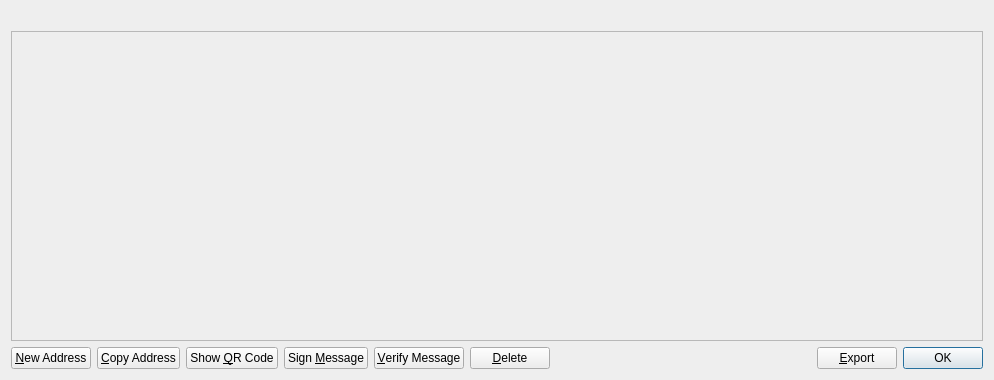
<?xml version="1.0" encoding="UTF-8"?>
<ui version="4.0">
 <class>AddressBookPage</class>
 <widget class="QWidget" name="AddressBookPage">
  <property name="geometry">
   <rect>
    <x>0</x>
    <y>0</y>
    <width>994</width>
    <height>380</height>
   </rect>
  </property>
  <property name="windowTitle">
   <string>Address Book</string>
  </property>
  <property name="styleSheet">
   <string notr="true">background-color: rgb(238, 238, 238);</string>
  </property>
  <layout class="QVBoxLayout" name="verticalLayout">
   <item>
    <widget class="QLabel" name="labelExplanation">
     <property name="textFormat">
      <enum>Qt::PlainText</enum>
     </property>
     <property name="wordWrap">
      <bool>true</bool>
     </property>
    </widget>
   </item>
   <item>
    <widget class="QTableView" name="tableView">
     <property name="contextMenuPolicy">
      <enum>Qt::CustomContextMenu</enum>
     </property>
     <property name="toolTip">
      <string>Double-click to edit address or label</string>
     </property>
     <property name="tabKeyNavigation">
      <bool>false</bool>
     </property>
     <property name="alternatingRowColors">
      <bool>true</bool>
     </property>
     <property name="selectionMode">
      <enum>QAbstractItemView::SingleSelection</enum>
     </property>
     <property name="selectionBehavior">
      <enum>QAbstractItemView::SelectRows</enum>
     </property>
     <property name="sortingEnabled">
      <bool>true</bool>
     </property>
     <attribute name="verticalHeaderVisible">
      <bool>false</bool>
     </attribute>
    </widget>
   </item>
   <item>
    <layout class="QHBoxLayout" name="horizontalLayout">
     <item>
      <widget class="QPushButton" name="newAddress">
       <property name="toolTip">
        <string>Create a new address</string>
       </property>
       <property name="text">
        <string>&amp;New Address</string>
       </property>
       <property name="icon">
        <iconset resource="../bitcoin.qrc">
         <normaloff>:/icons/add</normaloff>:/icons/add</iconset>
       </property>
      </widget>
     </item>
     <item>
      <widget class="QPushButton" name="copyAddress">
       <property name="toolTip">
        <string>Copy the currently selected address to the system clipboard</string>
       </property>
       <property name="text">
        <string>&amp;Copy Address</string>
       </property>
       <property name="icon">
        <iconset resource="../bitcoin.qrc">
         <normaloff>:/icons/editcopy</normaloff>:/icons/editcopy</iconset>
       </property>
      </widget>
     </item>
     <item>
      <widget class="QPushButton" name="showQRCode">
       <property name="text">
        <string>Show &amp;QR Code</string>
       </property>
       <property name="icon">
        <iconset resource="../bitcoin.qrc">
         <normaloff>:/icons/qrcode</normaloff>:/icons/qrcode</iconset>
       </property>
      </widget>
     </item>
     <item>
      <widget class="QPushButton" name="signMessage">
       <property name="toolTip">
        <string>&lt;html&gt;&lt;head/&gt;&lt;body&gt;&lt;p&gt;Sign a message to prove you own a fifacoin address&lt;/p&gt;&lt;/body&gt;&lt;/html&gt;</string>
       </property>
       <property name="text">
        <string>Sign &amp;Message</string>
       </property>
       <property name="icon">
        <iconset resource="../bitcoin.qrc">
         <normaloff>:/icons/edit</normaloff>:/icons/edit</iconset>
       </property>
      </widget>
     </item>
     <item>
      <widget class="QPushButton" name="verifyMessage">
       <property name="toolTip">
        <string>&lt;html&gt;&lt;head/&gt;&lt;body&gt;&lt;p&gt;Verify a message to ensure it was signed with a specified fifacoin address&lt;/p&gt;&lt;/body&gt;&lt;/html&gt;</string>
       </property>
       <property name="text">
        <string>&amp;Verify Message</string>
       </property>
       <property name="icon">
        <iconset resource="../bitcoin.qrc">
         <normaloff>:/icons/transaction_0</normaloff>:/icons/transaction_0</iconset>
       </property>
      </widget>
     </item>
     <item>
      <widget class="QPushButton" name="deleteAddress">
       <property name="toolTip">
        <string>Delete the currently selected address from the list</string>
       </property>
       <property name="text">
        <string>&amp;Delete</string>
       </property>
       <property name="icon">
        <iconset resource="../bitcoin.qrc">
         <normaloff>:/icons/remove</normaloff>:/icons/remove</iconset>
       </property>
      </widget>
     </item>
     <item>
      <spacer name="horizontalSpacer">
       <property name="orientation">
        <enum>Qt::Horizontal</enum>
       </property>
       <property name="sizeHint" stdset="0">
        <size>
         <width>40</width>
         <height>20</height>
        </size>
       </property>
      </spacer>
     </item>
     <item>
      <widget class="QPushButton" name="exportButton">
       <property name="toolTip">
        <string>Export the data in the current tab to a file</string>
       </property>
       <property name="text">
        <string>&amp;Export</string>
       </property>
       <property name="icon">
        <iconset resource="../bitcoin.qrc">
         <normaloff>:/icons/export</normaloff>:/icons/export</iconset>
       </property>
      </widget>
     </item>
     <item>
      <widget class="QDialogButtonBox" name="buttonBox">
       <property name="sizePolicy">
        <sizepolicy hsizetype="Maximum" vsizetype="Fixed">
         <horstretch>0</horstretch>
         <verstretch>0</verstretch>
        </sizepolicy>
       </property>
       <property name="standardButtons">
        <set>QDialogButtonBox::Ok</set>
       </property>
      </widget>
     </item>
    </layout>
   </item>
  </layout>
 </widget>
 <resources>
  <include location="../bitcoin.qrc"/>
 </resources>
 <connections/>
</ui>
